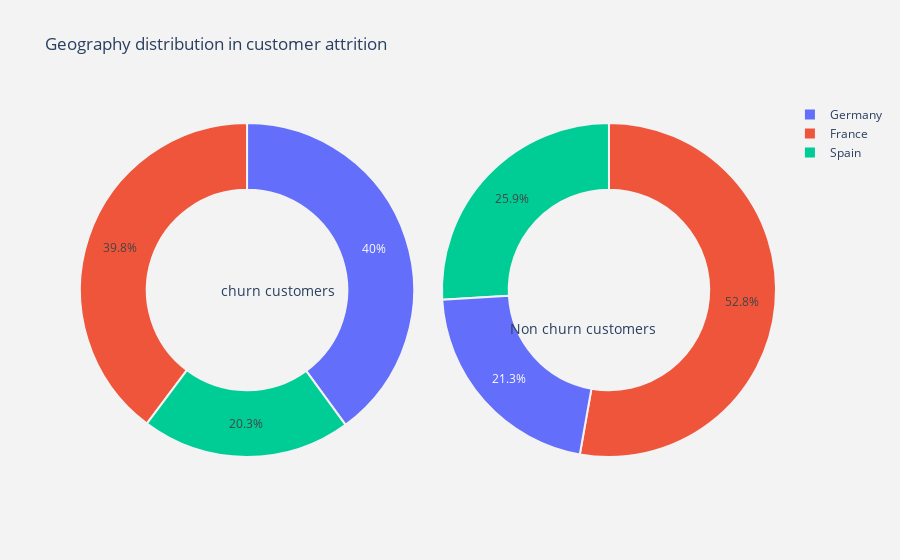

Notebook source saved alongside this figure:
### Code cell
import plotly.tools as tls
def plot_pie(column):
    df1= go.Pie(values=churn[column].value_counts().values.tolist(),
                    labels  = churn[column].value_counts().keys().tolist(),
                    hoverinfo = "label+percent+name",
                    domain  = dict(x = [0,.48]),
                    name    = "Churn Customers",
                    marker  = dict(line = dict(width = 2,
                                               color = "rgb(243,243,243)")
                                  ),
                    hole    = .6
                   ) 
    
    df2=go.Pie(values  = not_churn[column].value_counts().values.tolist(),
                    labels  = not_churn[column].value_counts().keys().tolist(),
                    hoverinfo = "label+percent+name",
                    marker  = dict(line = dict(width = 2,
                                               color = "rgb(243,243,243)")
                                  ),
                    domain  = dict(x = [.52,1]),
                    hole    = .6,
                    name    = "Non churn customers" 
                   )

    
    
    layout= go.Layout(dict(title = column + " distribution in customer attrition ",
                            plot_bgcolor  = "rgb(243,243,243)",
                            paper_bgcolor = "rgb(243,243,243)",
                            annotations = [dict(text = "churn customers",
                                                font = dict(size = 14),
                                                showarrow = False,
                                                x = .20, y = .5),
                                           dict(text = "Non churn customers",
                                                font = dict(size = 14),
                                                showarrow = False,
                                                x = .83,y = .4
                                               )
                                          ]
                           )
                      )
        
    
    df = [df1,df2]
    fig  = go.Figure(data = df,layout = layout)
    py.iplot(fig)
    
    
plot_pie(cat_cols[0])

### Figure 1 — Plotly figure (JSON) as saved in the notebook; plotly's stock layout.template omitted (floating-point values rounded to 4 significant figures)
{"data": [{"domain": {"x": [0, 0.48]}, "hole": 0.6, "hoverinfo": "label+percent+name", "labels": ["Germany", "France", "Spain"], "marker": {"line": {"color": "rgb(243,243,243)", "width": 2}}, "name": "Churn Customers", "values": [814, 810, 413], "type": "pie"}, {"domain": {"x": [0.52, 1]}, "hole": 0.6, "hoverinfo": "label+percent+name", "labels": ["France", "Spain", "Germany"], "marker": {"line": {"color": "rgb(243,243,243)", "width": 2}}, "name": "Non churn customers", "values": [4204, 2064, 1695], "type": "pie"}], "layout": {"annotations": [{"font": {"size": 14}, "showarrow": false, "text": "churn customers", "x": 0.2, "y": 0.5}, {"font": {"size": 14}, "showarrow": false, "text": "Non churn customers", "x": 0.83, "y": 0.4}], "paper_bgcolor": "rgb(243,243,243)", "plot_bgcolor": "rgb(243,243,243)", "title": {"text": "Geography distribution in customer attrition "}, "autosize": true}}
